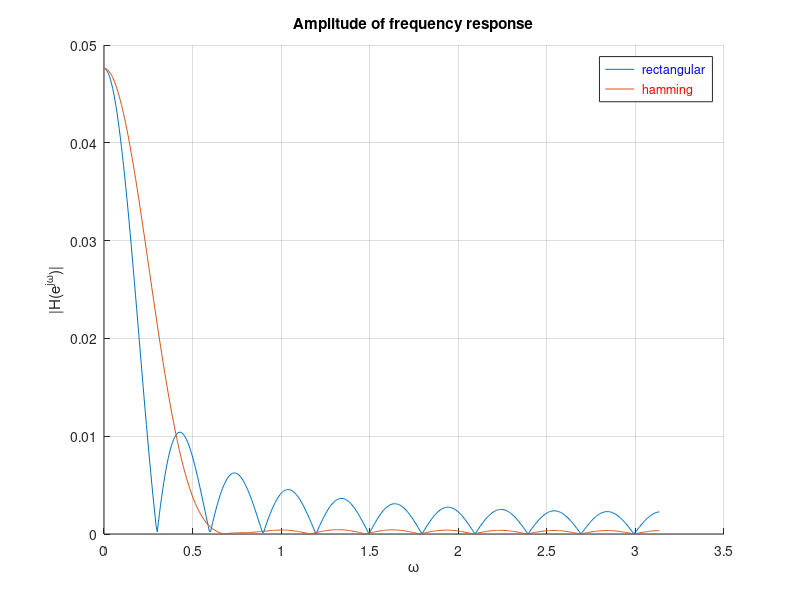
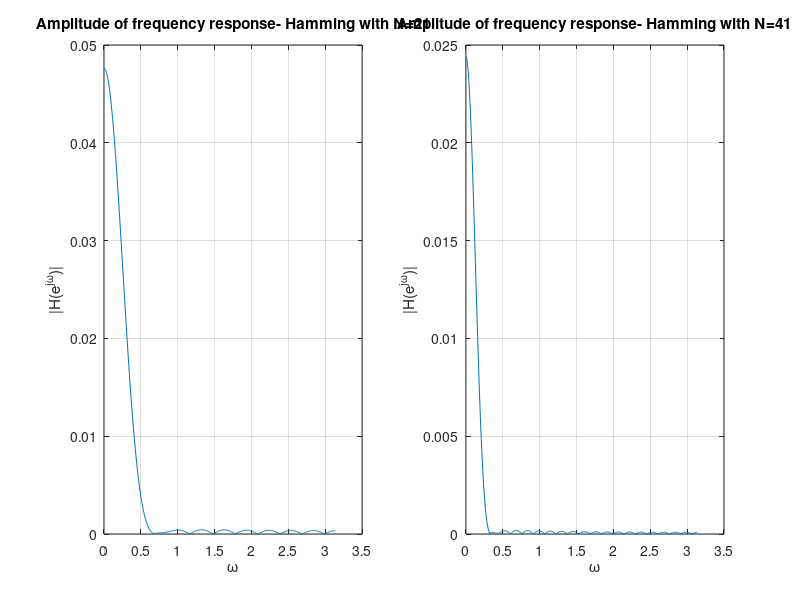
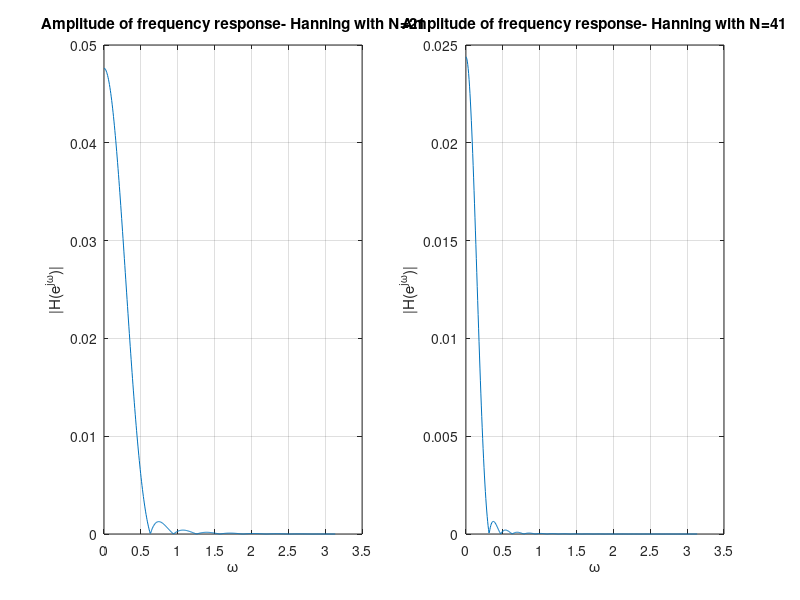
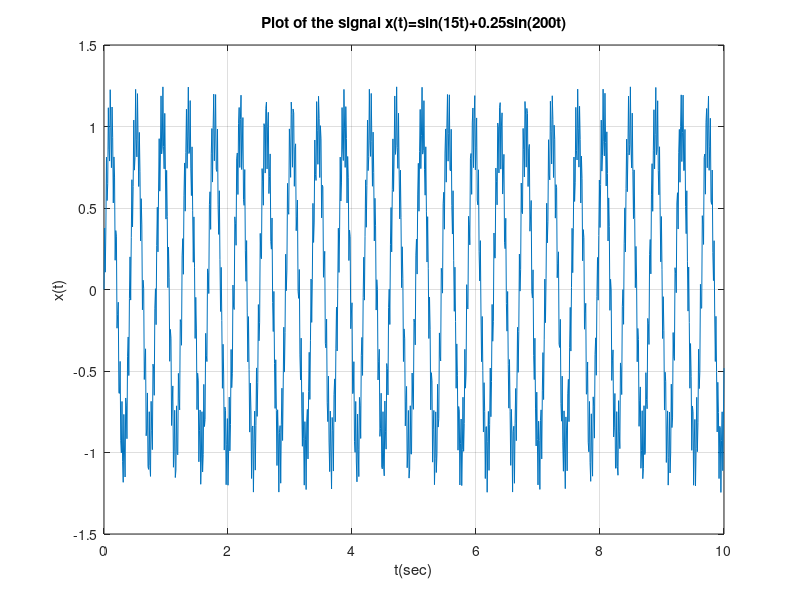

Recreate these plots in MATLAB, in order.
%Lab 4-PSES


%Exercise 1
close all;
clear all;
clc;

Fs=100; %Hz %change it to 50Hz for the second part
Wc_analog=0.4*pi; %rad/s
ws=2*pi*Fs;
wc_dig=(2*Wc_analog)/ws ;%convert analog freq to digital
N=21; %window length

figure(1)
hold on;
grid on;
lp1=fir1((N-1),wc_dig,rectwin(N));
[H1,w1]=freqz(lp1,N);
plot(w1,abs(H1));
grid on;

lp2=fir1((N-1),wc_dig,hamming(N));
[H2,w2]=freqz(lp2,N);
plot(w2,abs(H2));
grid on;
xlabel('\omega');
ylabel('|H(e^{j\omega})|');
title('Amplitude of frequency response');
legend('\color{blue} rectangular','\color{red} hamming');


%Exercise 2

Wc_an2=0.5*pi;
wc_dig2=(2*Wc_an2)/ws;
N2=41;

figure(2)
lp3=fir1((N-1),wc_dig2,hamming(N));
[H,w]=freqz(lp3,N);
subplot(1,2,1);
plot(w,abs(H));
grid on;
xlabel('\omega');
ylabel('|H(e^{j\omega})|');
title('Amplitude of frequency response- Hamming with N=21');
hold on;
lp4=fir1((N2-1),wc_dig2,hamming(N2));
[H4,w4]=freqz(lp4,N2);
subplot(1,2,2);
plot(w4,abs(H4));
grid on;
xlabel('\omega');
ylabel('|H(e^{j\omega})|');
title('Amplitude of frequency response- Hamming with N=41');


figure(3)
lp5=fir1((N-1),wc_dig2,hanning(N));
[H5,w5]=freqz(lp5,N);
subplot(1,2,1);
plot(w5,abs(H5));
grid on;
xlabel('\omega');
ylabel('|H(e^{j\omega})|');
title('Amplitude of frequency response- Hanning with N=21');
hold on;
lp6=fir1((N2-1),wc_dig2,hanning(N2));
[H6,w6]=freqz(lp6,N2);
subplot(1,2,2);
plot(w6,abs(H6));
grid on;
xlabel('\omega');
ylabel('|H(e^{j\omega})|');
title('Amplitude of frequency response- Hanning with N=41');


%Exercise 2- part 2
Ts=1/Fs;
t=0:Ts:10;
x=sin(15*t)+0.25*sin(200*t);
figure(4)
plot(t,x)
xlabel("t(sec)")
ylabel("x(t)")
title("Plot of the signal x(t)=sin(15t)+0.25sin(200t)")
grid on;

%FFT of x(t)

f=-Fs/2:Fs/length(t):Fs/2 - Fs/length(t);
X=fftshift(fft(x));
figure(5)
plot(f,abs(X));
grid on;
xlabel('f(Hz)');
ylabel('|X(f)|');
title('FFT of the x(t) signal');


figure(6)
grid on;

f1=filter(lp3,1,x);
f2=filter(lp4,1,x);
f3=filter(lp5,1,x);
f4=filter(lp6,1,x);

F1=fftshift(fft(f1));
subplot(2,1,1)
plot(f,abs(F1))
grid on;
ylabel("|Y(f)|")
xlabel("f(Hz)")
title("Fourier of f1(x), with x filtered with hamming (N=21)")
%axis([-10,10,0,400]);

F2=fftshift(fft(f2));
subplot(2,1,2)
plot(f,abs(F2))
grid on;
ylabel("|Y(f)|")
xlabel("f(Hz)")
title("Fourier of f2(x), with x filtered with hamming (N=41)")
%axis([-10,10,0,400]);

figure(7)

F3=fftshift(fft(f3));
subplot(2,1,1)
plot(f,abs(F3))
grid on;
ylabel("|Y(f)|")
xlabel("f(Hz)")
title("Fourier of f3(x), with x filtered with hanning (N=21)")
%axis([-10,10,0,400]);
F4=fftshift(fft(f4));
subplot(2,1,2)
plot(f,abs(F4))
grid on;
ylabel("|Y(f)|")
xlabel("f(Hz)")
title("Fourier of f4(x), with x filtered with hanning (N=41)")
%axis([-10,10,0,400]);



%Further comparisons
figure(8)
hold on;
plot(f,abs(F1),'b')
plot(f,abs(F2),'r')
grid on;
title('Hamming');
legend('\color{blue} N=21','\color{red} N=41');

figure(9)
hold on;
plot(f,abs(F3),'b')
plot(f,abs(F4),'r')
title('Hanning');
grid on;
legend('\color{blue} N=21','\color{red} N=41');


figure(10)
hold on;
plot(f,abs(F1),'b*')
grid on;
plot(f,abs(F3),'r')
title('N=21');
grid on;
l1=legend('\color{blue} hamming','\color{red} hanning');

figure(11)
hold on;
plot(f,abs(F2),'b*')
grid on;
plot(f,abs(F4),'r')
grid on;
title('N=41');
l=legend('\color{blue} hamming','\color{red} hanning');


